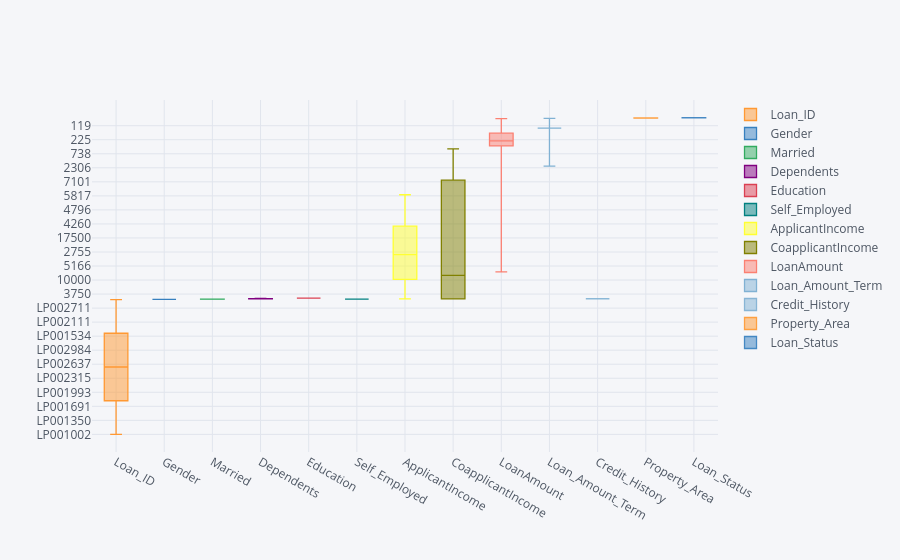

Notebook code for this chart:
### Code cell
df.iplot(kind = 'box')

### Figure 1 — Plotly figure (JSON) as saved in the notebook; plotly's stock layout.template omitted (floating-point values rounded to 4 significant figures; data arrays with more than 128 entries replaced by an {"elided": "..."} marker saying what was removed)
{"data": [{"boxpoints": false, "line": {"width": 1.3}, "marker": {"color": "rgba(255, 153, 51, 1.0)"}, "name": "Loan_ID", "orientation": "v", "type": "box", "y": {"elided": "981 str values"}}, {"boxpoints": false, "line": {"width": 1.3}, "marker": {"color": "rgba(55, 128, 191, 1.0)"}, "name": "Gender", "orientation": "v", "type": "box", "y": {"elided": "981 str values"}}, {"boxpoints": false, "line": {"width": 1.3}, "marker": {"color": "rgba(50, 171, 96, 1.0)"}, "name": "Married", "orientation": "v", "type": "box", "y": {"elided": "981 str values"}}, {"boxpoints": false, "line": {"width": 1.3}, "marker": {"color": "rgba(128, 0, 128, 1.0)"}, "name": "Dependents", "orientation": "v", "type": "box", "y": {"elided": "981 int values"}}, {"boxpoints": false, "line": {"width": 1.3}, "marker": {"color": "rgba(219, 64, 82, 1.0)"}, "name": "Education", "orientation": "v", "type": "box", "y": {"elided": "981 str values"}}, {"boxpoints": false, "line": {"width": 1.3}, "marker": {"color": "rgba(0, 128, 128, 1.0)"}, "name": "Self_Employed", "orientation": "v", "type": "box", "y": {"elided": "981 str values"}}, {"boxpoints": false, "line": {"width": 1.3}, "marker": {"color": "rgba(255, 255, 51, 1.0)"}, "name": "ApplicantIncome", "orientation": "v", "type": "box", "y": {"elided": "981 int values"}}, {"boxpoints": false, "line": {"width": 1.3}, "marker": {"color": "rgba(128, 128, 0, 1.0)"}, "name": "CoapplicantIncome", "orientation": "v", "type": "box", "y": {"elided": "981 float values"}}, {"boxpoints": false, "line": {"width": 1.3}, "marker": {"color": "rgba(251, 128, 114, 1.0)"}, "name": "LoanAmount", "orientation": "v", "type": "box", "y": {"elided": "981 int values"}}, {"boxpoints": false, "line": {"width": 1.3}, "marker": {"color": "rgba(128, 177, 211, 1.0)"}, "name": "Loan_Amount_Term", "orientation": "v", "type": "box", "y": {"elided": "981 int values"}}, {"boxpoints": false, "line": {"width": 1.3}, "marker": {"color": "rgba(128, 177, 211, 0.8999999999999999)"}, "name": "Credit_History", "orientation": "v", "type": "box", "y": {"elided": "981 int values"}}, {"boxpoints": false, "line": {"width": 1.3}, "marker": {"color": "rgba(255, 153, 51, 0.8999999999999999)"}, "name": "Property_Area", "orientation": "v", "type": "box", "y": {"elided": "981 str values"}}, {"boxpoints": false, "line": {"width": 1.3}, "marker": {"color": "rgba(55, 128, 191, 0.8999999999999999)"}, "name": "Loan_Status", "orientation": "v", "type": "box", "y": {"elided": "981 str values"}}], "layout": {"legend": {"bgcolor": "#F5F6F9", "font": {"color": "#4D5663"}}, "paper_bgcolor": "#F5F6F9", "plot_bgcolor": "#F5F6F9", "title": {"font": {"color": "#4D5663"}}, "xaxis": {"gridcolor": "#E1E5ED", "showgrid": true, "tickfont": {"color": "#4D5663"}, "title": {"font": {"color": "#4D5663"}, "text": ""}, "zerolinecolor": "#E1E5ED"}, "yaxis": {"gridcolor": "#E1E5ED", "showgrid": true, "tickfont": {"color": "#4D5663"}, "title": {"font": {"color": "#4D5663"}, "text": ""}, "zerolinecolor": "#E1E5ED"}}}
